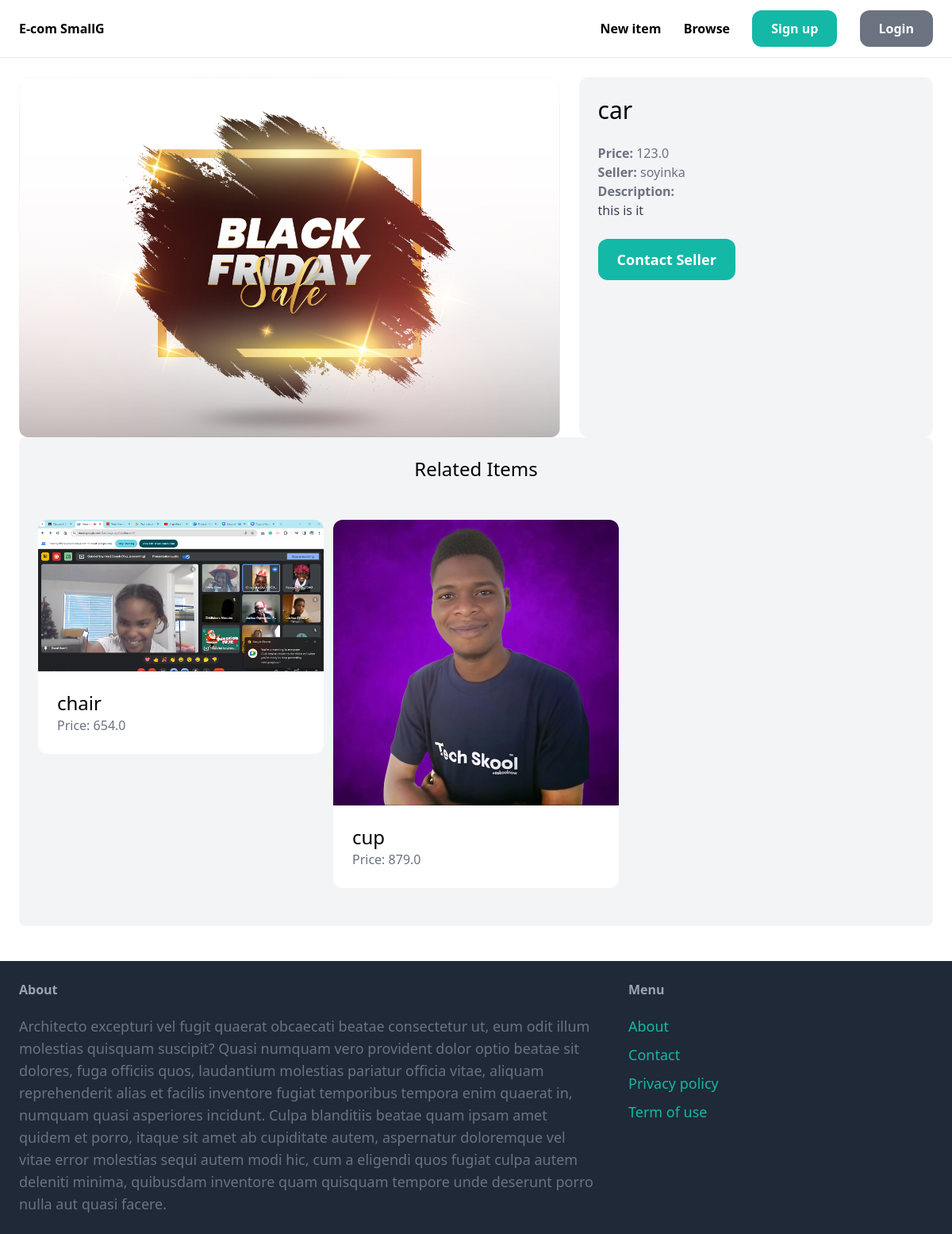
The page /items/2 on the database its author committed.
### item/models.py (models this page shows, shortened)
class Item(models.Model):
    category = models.ForeignKey(Category, related_name='items', on_delete=models.CASCADE)
    name = models.CharField(max_length=255)
    description = models.TextField(blank=True, null=True)
    image = models.ImageField(upload_to='item_images', blank=True, null=True)
    price = models.FloatField()
    is_sold = models.BooleanField(default=False)
    crated_by = models.ForeignKey(User, related_name='items', on_delete=models.CASCADE)
    create_at = models.DateTimeField(auto_now_add=True)

### item/views.py (the view)
# urls.py: path('<int:pk>', views.detail, name='detail'),
def detail(request, pk):
    item = get_object_or_404(Item,pk=pk)
    related_items = Item.objects.filter(category=item.category, is_sold=False).exclude(pk=pk)[0:3]
    return render(request, 'item/detail.html',{
        'item': item,
        'related_items': related_items,
    })

### item/templates/item/detail.html (shortened to what this page needs)
{% extends "core/base.html" %}
{% block body %}
    <div class="grid grid-cols-5 gap-6">
        <div class="col-span-3">
            <img src="{{ item.image.url}}" class="rounded-xl">
        </div>
        <div class="col-span-2 p-6 bg-gray-100 rounded-xl">
            <h1 class="mb-6 text-3xl">{{item.name}}</h1>
            <p class="text-gray-500"><strong>Price: </strong> {{item.price}}</p>
            <p class="text-gray-500"><strong>Seller: </strong> {{ item.crated_by.username}}</p>
            {% if item.description %}
            <p class="text-gray-700">
                <strong class="text-gray-500">Description: </strong> <br>
                {{ item.description }}
            </p>
            {% endif %}
            {% if  request.user == item.crated_by%}
                <div class='mt-6 p-6 bg-white rounded-xl'>
                    <p>This is your item</p>
                    <a href="{% url 'item:edit' item.id %}" class="inline-block mt-6 px-6 py-3 text-lg font-semibold bg-teal-500 text-white rounded-xl hover:bg-teal-700">Edit</a>
                    <a href="{% url 'item:delete' item.id %}" class="inline-block mt-6 px-6 py-3 text-lg font-semibold bg-red-500 text-white rounded-xl hover:bg-red-700">Contact delete</a>
                </div>
            {% else %}
                <a href="{% url 'conversation:new' item.id %}" class="inline-block mt-6 px-6 py-3 text-lg font-semibold bg-teal-500 text-white rounded-xl hover:bg-teal-700">Contact Seller</a>
            {% endif %}
        </div>
    </div>
    <div class="pt-6 px-6 py-12 bg-gray-100 rounded-lg">
        <h2 class="mb-12 text-2xl text-center">Related Items</h2>
        <div class="grid grid-cols-3 gap-3">
            {% if related_items %}
                {% for item in related_items %}
                    <div>
                        <a href="{% url 'item:detail' item.id %}">
                            <div>
                                <img src="{{item.image.url}}" class="rounded-t-xl">
                            </div>
                            <div class="p-6 bg-white rounded-b-xl">
                                <h2 class="text-2xl"> {{ item.name }} </h2>
                                <p class="text-gray-500">Price: {{ item.price }}</p>
                            </div>
                        </a>
                    </div>
                {% endfor %}
                {% else %}
                <p>No items available</p>
            {% endif %}
        </div>
    </div>
{% endblock %}

### rows shown on the page
Item: image (picture), name "car", price "123.0", crated_by.username "soyinka", description "this is it"
Item: image (picture), name "chair", price "654.0"
Item: image (picture), name "cup", price "879.0"
